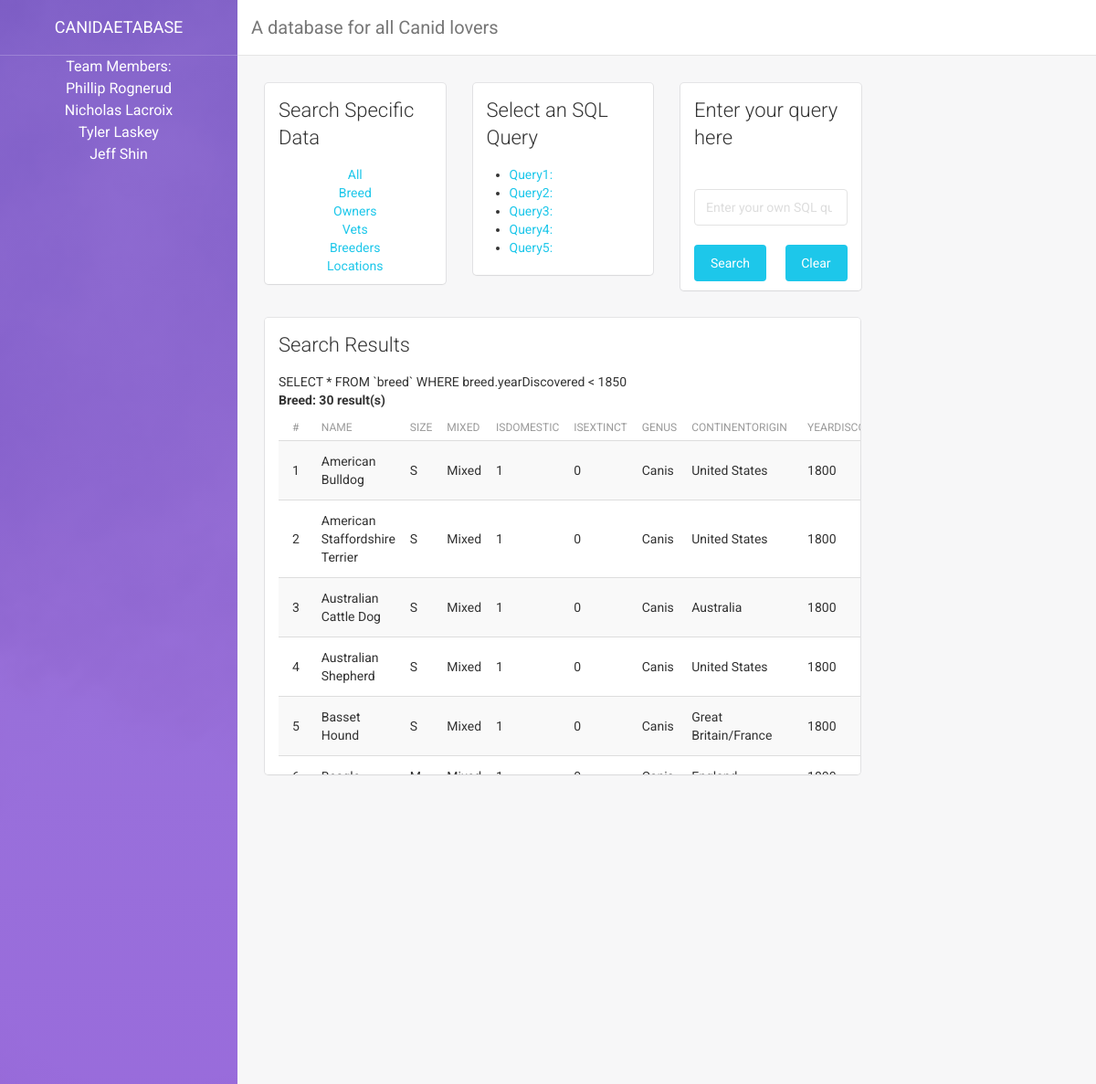
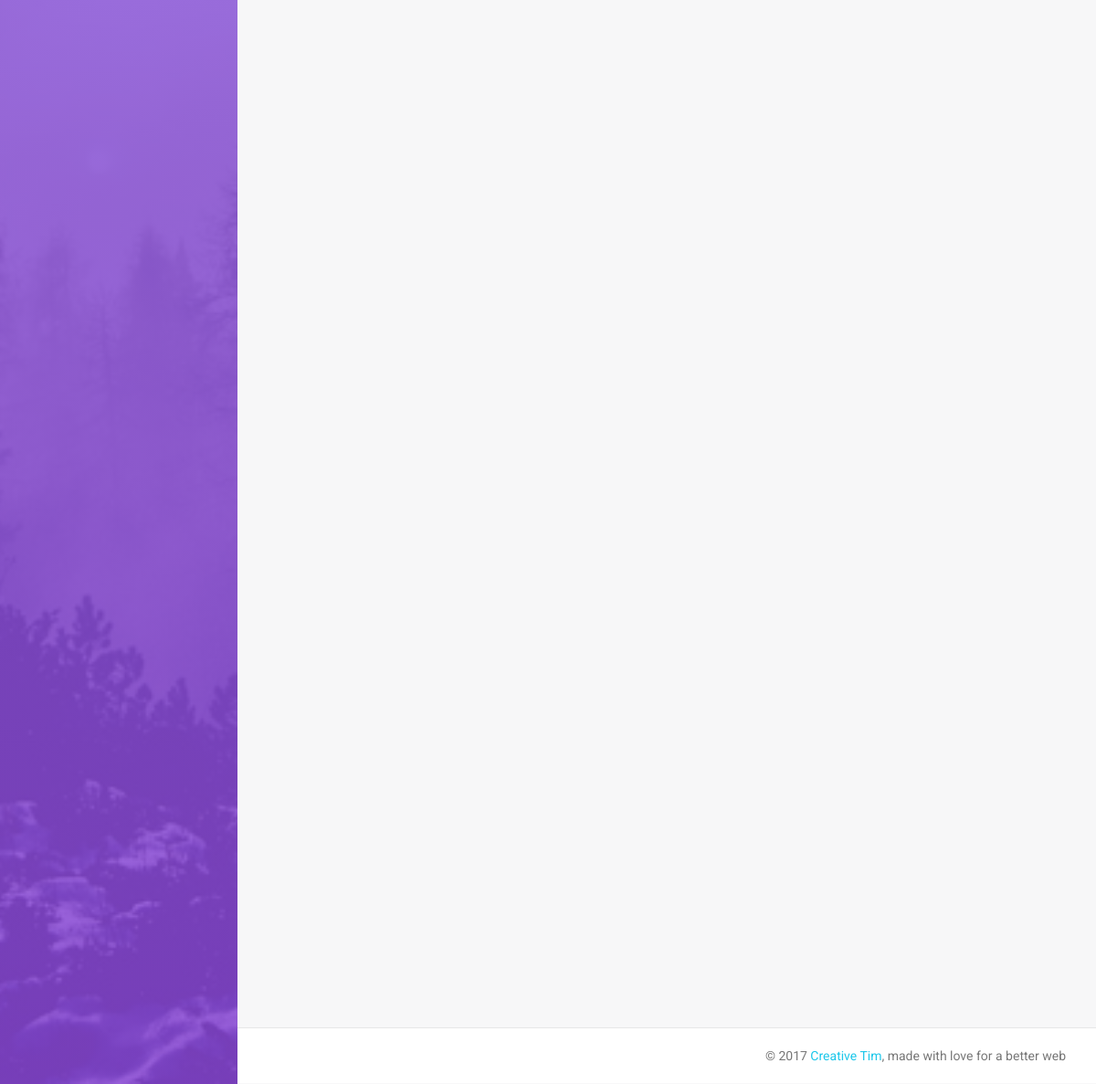
The page /index.php?queryId=1 on the database its author committed (2 pictures, top to bottom).
### tables this page shows
CREATE TABLE `breed` (
  `name` varchar(255) NOT NULL,
  `size` varchar(20) DEFAULT NULL,
  `mixed` varchar(20) DEFAULT NULL,
  `isDomestic` tinyint(4) DEFAULT NULL,
  `isExtinct` tinyint(1) DEFAULT NULL,
  `genus` varchar(255) DEFAULT NULL,
  `continentOrigin` varchar(255) DEFAULT NULL,
  `yearDiscovered` int(11) NOT NULL,
  PRIMARY KEY (`name`)
);

### indexInclude.php (the view, shortened to what this page needs)
<?php
        $servername = "localhost:3306";
        $username = "root";
        $password = "root";
        $dbname = "cs157a";
        $sql = "";
    $conn = new mysqli($servername, $username, $password, $dbname);
    if (isset($_GET['queryId'])) {
        $queryId = $_GET['queryId'];
        if ($queryId == 1) {
            $sql = "SELECT * FROM `breed` WHERE breed.yearDiscovered < 1850";
        } else if ( $queryId == 2) {
            $sql = "SELECT size, COUNT(size) FROM breed GROUP BY size";
        } else if ( $queryId == 3) {
        	$sql = "SELECT size, yearDiscovered, COUNT(size) FROM breed GROUP BY size HAVING yearDiscovered <= 1850";
        } else if ( $queryId == 4) {
            $sql = "SELECT vet.businessID, companyName, zipcode FROM vet, vetlocation WHERE vet.businessID = vetlocation.businessID;";
        } else if ( $queryId == 5) {
            $sql = "SELECT a.city, b.firstName, b.lastName FROM location a INNER JOIN owner b on a.city = b.city";
        }
        echo $sql;
        $result = $conn->query($sql);
        if (!empty($result) and $result->num_rows > 0) {
            if ($queryId == 1) {
                echo "<div><b>Breed: ".$result->num_rows." result(s)</b></div>";
                echo '<table class="table table-hover table-striped table-sortable">';
                echo '<thead><tr>';
                $sql = "SHOW COLUMNS FROM breed";
                $result2 = mysqli_query($conn,$sql);
                echo '<th>#</th>';
                $fields = array();
                $count = 0;
                while($row2 = mysqli_fetch_array($result2)){
                    echo "<th>".$row2['Field']."</th>";
                    $fields[$count++] = $row2['Field'];
                }
                echo '</tr></thead>';
                echo '<tbody>';
                $count = 0;
                while($row = $result->fetch_assoc()) {
                    $count++;
                    echo '<tr>';
                    echo "<td>". $count. "</td>";
                    foreach ($fields as $f) {
                        echo "<td>". $row[$f]. "</td>";
                    }
                    echo '</tr>';
                }
                echo '</tbody>';
                echo '</table>';
            } else if ( $queryId == 3) {
                echo "<div><b>Breed Size, Year Summary: ".$result->num_rows." result(s)</b></div>";
                echo '<table class="table table-hover table-striped table-sortable">';
                echo '<thead><tr>';
                echo '<th>#</th><th>Size</th><th>Year Discovered</th><th>Count</th>';
                echo '</tr></thead>';
                echo '<tbody>';
                $count = 0;
                while($row = $result->fetch_row()) {
                    $count++;
                    echo '<tr>';
                    echo "<td>". $count. "</td>";
                    echo "<td>". $row[0]. "</td>";
                    echo "<td>". $row[1]. "</td>";
                    echo "<td>". $row[2]. "</td>";
                    echo '</tr>';
                }
                echo '</tbody>';
                echo '</table>';
            } else if ( $queryId == 5) {
                echo "<div><b>Select City, name: ".$result->num_rows." result(s)</b></div>";
                echo '<table class="table table-hover table-striped table-sortable">';
                echo '<thead><tr>';
                echo '<th>#</th><th>City</th><th>First Name</th><th>Last Name</th>';
                echo '</tr></thead>';
                echo '<tbody>';
                $count = 0;
                while($row = $result->fetch_row()) {
                    $count++;
                    echo '<tr>';
                    echo "<td>". $count. "</td>";
                    echo "<td>". $row[0]. "</td>";
                    echo "<td>". $row[1]. "</td>";
                    echo "<td>". $row[2]. "</td>";
                    echo '</tr>';
                }
                echo '</tbody>';
                echo '</table>';
            } else if ( $queryId == 2) {
                echo "<div><b>Breed Size Summary: ".$result->num_rows." result(s)</b></div>";
                echo '<table class="table table-hover table-striped table-sortable">';
                echo '<thead><tr>';
                echo '<th>#</th><th>Size</th><th>Count</th>';
                echo '</tr></thead>';
                echo '<tbody>';
                $count = 0;
                while($row = $result->fetch_row()) {
                    $count++;
                    echo '<tr>';
                    echo "<td>". $count. "</td>";
                    echo "<td>". $row[0]. "</td>";
                    echo "<td>". $row[1]. "</td>";
                    echo '</tr>';
                }
                echo '</tbody>';
                echo '</table>';
            } else if ( $queryId == 4) {
                echo "<div><b>Vet match with location by businessID: ".$result->num_rows." result(s)</b></div>";
                echo '<table class="table table-hover table-striped table-sortable">';
                echo '<thead><tr>';
                echo '<th>#</th><th>businessID</th><th>companyName</th><th>zipcode</th>';
                echo '</tr></thead>';
                echo '<tbody>';
                $count = 0;
                while($row = $result->fetch_assoc()) {
                    $count++;
                    echo '<tr>';
                    echo "<td>". $count. "</td>";
                    echo "<td>". $row["businessID"]. "</td>";
                    echo "<td>". $row["companyName"]. "</td>";
                    echo "<td>". $row["zipcode"]. "</td>";
                    echo '</tr>';
                }
                echo '</tbody>';
                echo '</table>';
            }
        } else {
            echo "<br>0 results";
        }
    }
?>

### rows shown on the page
breed: name "American Bulldog", size "S", mixed "Mixed", isDomestic "1", isExtinct "0", genus "Canis", continentOrigin "United States", yearDiscovered "1800"
breed: name "American Staffordshire Terrier", size "S", mixed "Mixed", isDomestic "1", isExtinct "0", genus "Canis", continentOrigin "United States", yearDiscovered "1800"
breed: name "Australian Cattle Dog", size "S", mixed "Mixed", isDomestic "1", isExtinct "0", genus "Canis", continentOrigin "Australia", yearDiscovered "1800"
breed: name "Australian Shepherd", size "S", mixed "Mixed", isDomestic "1", isExtinct "0", genus "Canis", continentOrigin "United States", yearDiscovered "1800"
breed: name "Basset Hound", size "S", mixed "Mixed", isDomestic "1", isExtinct "0", genus "Canis", continentOrigin "Great Britain/France", yearDiscovered "1800"

### other values the page prints
$sql "SELECT * FROM `breed` WHERE breed.yearDiscovered < 1850"
$result->num_rows "30"
$row2['Field'] "NAME"
$row2['Field'] "SIZE"
$row2['Field'] "MIXED"
$row2['Field'] "ISDOMESTIC"
$row2['Field'] "ISEXTINCT"
$row2['Field'] "GENUS"
$row2['Field'] "CONTINENTORIGIN"
